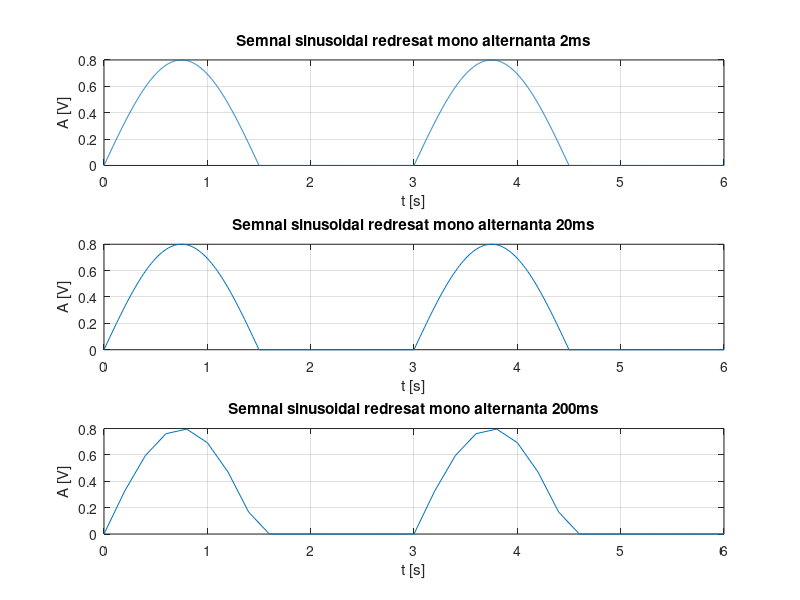

The MATLAB script that drew this image:
t=0:0.002:6;%rezolutia temporara
s=0.8*sin(2*pi*t*1/3);%Intrucat sin(t) are implicit perioada 1 si A=1, argumentul trebuie inmultit cu 1/3 pentru a corespunde T=3s, iar functia insasi cu 0.8 pentru a satisface A=0.8
s(s<0)=0;%monoredresoare
subplot(3,1,1)%imparte figura in mai multe grafice
plot(t,s),grid,xlabel('t [s]'),ylabel('A [V]');
title('Semnal sinusoidal redresat mono alternanta 2ms');

t=0:0.02:6;%rezolutia temporara
s=0.8*sin(2*pi*t*1/3);%Intrucat sin(t) are implicit perioada 1 si A=1, argumentul trebuie inmultit cu 1/3 pentru a corespunde T=3s, iar functia insasi cu 0.8 pentru a satisface A=0.8
s(s<0)=0;%monoredresoare
subplot(3,1,2)%imparte figura in mai multe grafice
plot(t,s),grid,xlabel('t [s]'),ylabel('A [V]');
title('Semnal sinusoidal redresat mono alternanta 20ms');

t=0:0.2:6;%rezolutia temporara
s=0.8*sin(2*pi*t*1/3);%Intrucat sin(t) are implicit perioada 1 si A=1, argumentul trebuie inmultit cu 1/3 pentru a corespunde T=3s, iar functia insasi cu 0.8 pentru a satisface A=0.8
s(s<0)=0;%monoredresoare
subplot(3,1,3)%imparte figura in mai multe grafice
plot(t,s),grid,xlabel('t [s]'),ylabel('A [V]');
title('Semnal sinusoidal redresat mono alternanta 200ms');
